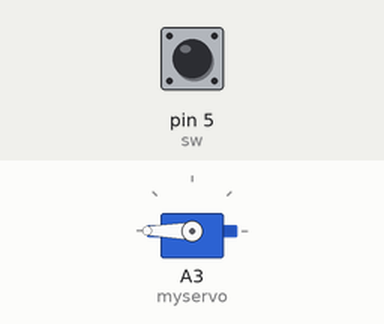
A sketch run on a simulated Arduino Uno, built with avr-gcc and run on an emulated ATmega328P. On the bench: servo. The test bench sets the inputs (shaded band); at power-on: pin 5 (sw) HIGH.

Above: at 1.8 s.
1.9 s: pin 5 (sw) pulled LOW for 0.6 s
At 2.6 s:
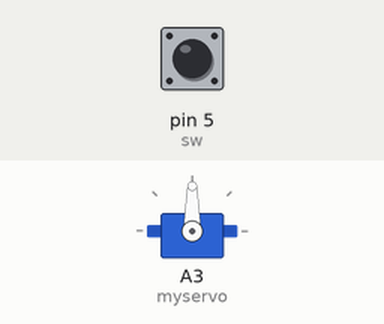
4.5 s: pin 5 (sw) pulled LOW for 3.2 s
At 8.4 s:
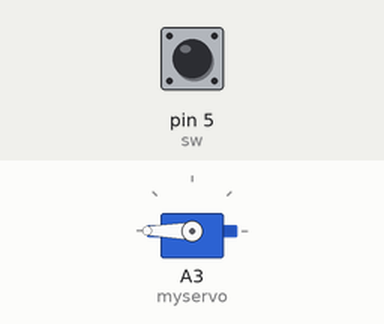
Timing chart, 0 to 9.9 s (numbered marks = the images above; inputs shaded):
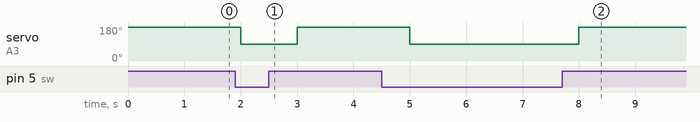

Measured:
- after the input at 1.9 s, servo on A3 (myservo): 180° → 90° after 0.10 s, → 180° 1.0 s later
- after the input at 4.5 s, servo on A3 (myservo): 180° → 90° after 0.50 s, → 180° 3.0 s later

The sketch:

Arduino.lnk.ino
```cpp
#include <Servo.h>

Servo myservo;
// 스위치를 5번 핀으로 설정합니다.
int sw = 5;
// 서보모터의 회전 각도입니다.
int angle = 0;

// 기계적인 스위치를 누르게 되면 전극판이 완전히 밀착되기 전까지,
// 매우 짧은 시간 동안 불안정한 신호를 발생시키며, 여러번 누른 것과 같은 현상이 나타납니다.
// 이를 바운스 현상아라하며, 이를 방지하기 위하여 일정시간동안은 이러한 불안정한 신호를 고려하지 않습니다.
// 이러한 방법을 디바운스라 합니다.
// 바운스 시작 시간을 초기화합니다.
long bounceStartTime = 0;
// 본 예제에서는 스위치를 눌렀을때 50ms 안의 신호는 바운스 현상으로 간주하고, 디바운스 합니다.
long debounce = 50;

// 실행시 가장 먼저 호출되는 함수이며, 최초 1회만 실행됩니다.
// 변수를 선언하거나 초기화를 위한 코드를 포함합니다.
void setup() {
  // 서보모터를 A3핀으로 설정합니다.
  myservo.attach(A3);
  // 스위치가 연결된 핀의 모드를 INPUT_PULLUP 상태(초기 로직레벨을 HIGH로 설정)로 설정합니다.
  // 설정된 디지털 핀은 아래와 같은 값을 반환합니다.
  // 스위치가 열려있다면 (누르지 않은 상태) HIGH
  // 스위치를 닫혀있다면 (누른 상태), LOW
  pinMode(sw, INPUT_PULLUP);
}

// setup() 함수가 호출된 이후, loop() 함수가 호출되며,
// 블록 안의 코드를 무한히 반복 실행됩니다.
void loop() {
  // 스위치가 연결된 핀의 로직레벨이 LOW라면,
  // 스위치가 닫혀있는 상태(누른 상태) 이므로, 아래의 블록을 실행합니다.
  if (digitalRead(sw) == LOW)
  {
    angle = 90;
    myservo.write(angle);
    delay(1000);
  }
 if (digitalRead(sw) == HIGH)
 {
      angle = 180;
      myservo.write(angle);
      delay(1000);
 }
}
```
